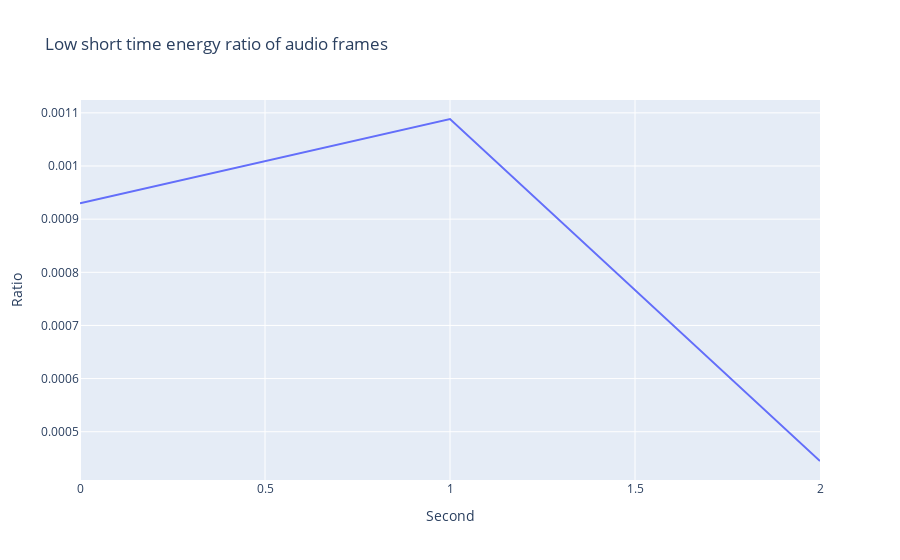

Here is the notebook cell this chart was saved with:
### Code cell
plot_lstr(audio=audio,frame_rate=frame_rate,percent_frame_size=percent_frame_size,percent_hop_length=percent_hop_length)

### Figure 1 — Plotly figure (JSON) as saved in the notebook; plotly's stock layout.template omitted (floating-point values rounded to 4 significant figures)
{"data": [{"mode": "lines", "type": "scatter", "x": [0, 1, 2], "y": [0.0009297, 0.001088, 0.0004449]}], "layout": {"title": {"text": "Low short time energy ratio of audio frames"}, "xaxis": {"anchor": "y", "domain": [0, 1], "title": {"text": "Second"}}, "yaxis": {"anchor": "x", "domain": [0, 1], "title": {"text": "Ratio"}}}}
